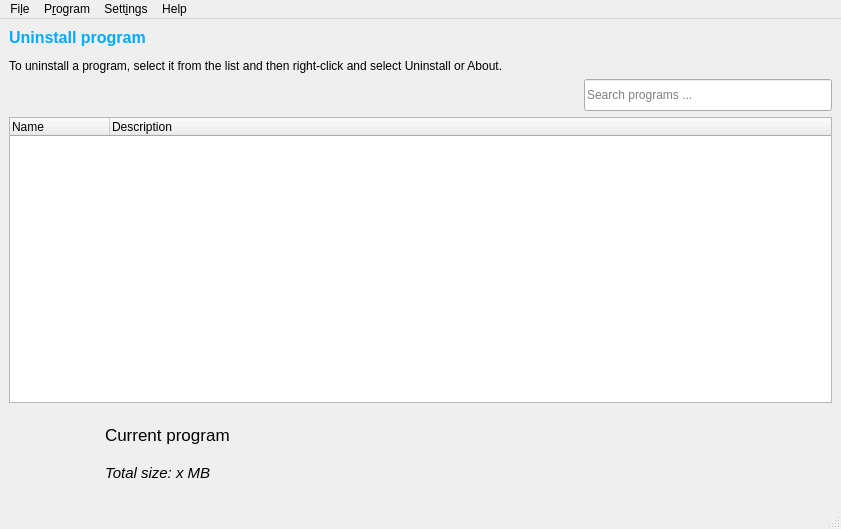
<?xml version="1.0" encoding="UTF-8"?>
<ui version="4.0">
 <class>MainWindow</class>
 <widget class="QMainWindow" name="MainWindow">
  <property name="geometry">
   <rect>
    <x>0</x>
    <y>0</y>
    <width>841</width>
    <height>529</height>
   </rect>
  </property>
  <property name="windowTitle">
   <string>Kuninstaller</string>
  </property>
  <property name="windowIcon">
   <iconset>
    <normaloff>icons/logo.png</normaloff>icons/logo.png</iconset>
  </property>
  <property name="locale">
   <locale language="English" country="UnitedStates"/>
  </property>
  <widget class="QWidget" name="centralwidget">
   <layout class="QGridLayout" name="gridLayout_2">
    <item row="0" column="0" colspan="2">
     <widget class="QLabel" name="label">
      <property name="locale">
       <locale language="English" country="UnitedStates"/>
      </property>
      <property name="text">
       <string>&lt;html&gt;&lt;head/&gt;&lt;body&gt;&lt;p&gt;&lt;span style=&quot; font-size:12pt; font-weight:600; color:#00aaff;&quot;&gt;Uninstall program&lt;/span&gt;&lt;/p&gt;&lt;p&gt;To uninstall a program, select it from the list and then right-click and select Uninstall or About.&lt;/p&gt;&lt;/body&gt;&lt;/html&gt;</string>
      </property>
     </widget>
    </item>
    <item row="2" column="1">
     <spacer name="horizontalSpacer">
      <property name="locale">
       <locale language="English" country="UnitedStates"/>
      </property>
      <property name="orientation">
       <enum>Qt::Horizontal</enum>
      </property>
      <property name="sizeHint" stdset="0">
       <size>
        <width>563</width>
        <height>20</height>
       </size>
      </property>
     </spacer>
    </item>
    <item row="4" column="0" colspan="3">
     <widget class="QWidget" name="widget" native="true">
      <property name="locale">
       <locale language="English" country="UnitedStates"/>
      </property>
      <layout class="QGridLayout" name="gridLayout">
       <item row="0" column="0" rowspan="2">
        <widget class="QLabel" name="label_2">
         <property name="minimumSize">
          <size>
           <width>81</width>
           <height>71</height>
          </size>
         </property>
         <property name="maximumSize">
          <size>
           <width>81</width>
           <height>71</height>
          </size>
         </property>
         <property name="locale">
          <locale language="English" country="UnitedStates"/>
         </property>
         <property name="text">
          <string/>
         </property>
        </widget>
       </item>
       <item row="0" column="1">
        <widget class="QLabel" name="label_3">
         <property name="font">
          <font>
           <pointsize>13</pointsize>
          </font>
         </property>
         <property name="locale">
          <locale language="English" country="UnitedStates"/>
         </property>
         <property name="text">
          <string>Current program</string>
         </property>
        </widget>
       </item>
       <item row="1" column="1">
        <widget class="QLabel" name="label_4">
         <property name="font">
          <font>
           <pointsize>11</pointsize>
           <italic>true</italic>
           <underline>false</underline>
           <strikeout>false</strikeout>
          </font>
         </property>
         <property name="locale">
          <locale language="English" country="UnitedStates"/>
         </property>
         <property name="text">
          <string>Total size: x MB</string>
         </property>
        </widget>
       </item>
      </layout>
     </widget>
    </item>
    <item row="3" column="0" colspan="3">
     <widget class="QTreeWidget" name="treeWidget">
      <property name="locale">
       <locale language="English" country="UnitedStates"/>
      </property>
      <property name="iconSize">
       <size>
        <width>20</width>
        <height>20</height>
       </size>
      </property>
      <column>
       <property name="text">
        <string>Name</string>
       </property>
      </column>
      <column>
       <property name="text">
        <string>Description</string>
       </property>
      </column>
     </widget>
    </item>
    <item row="1" column="2" rowspan="2">
     <widget class="QLineEdit" name="lineEdit">
      <property name="minimumSize">
       <size>
        <width>150</width>
        <height>32</height>
       </size>
      </property>
      <property name="maximumSize">
       <size>
        <width>251</width>
        <height>32</height>
       </size>
      </property>
      <property name="locale">
       <locale language="English" country="UnitedStates"/>
      </property>
      <property name="placeholderText">
       <string>Search programs ...</string>
      </property>
      <property name="clearButtonEnabled">
       <bool>true</bool>
      </property>
     </widget>
    </item>
   </layout>
  </widget>
  <widget class="QStatusBar" name="statusbar"/>
  <widget class="QMenuBar" name="menubar">
   <property name="geometry">
    <rect>
     <x>0</x>
     <y>0</y>
     <width>841</width>
     <height>29</height>
    </rect>
   </property>
   <widget class="QMenu" name="menuFile">
    <property name="title">
     <string>Fi&amp;le</string>
    </property>
    <addaction name="actionQuit"/>
    <addaction name="separator"/>
    <addaction name="actionExit"/>
   </widget>
   <widget class="QMenu" name="menuSettings">
    <property name="title">
     <string>Sett&amp;ings</string>
    </property>
    <addaction name="actionKuninstaller_settings"/>
   </widget>
   <widget class="QMenu" name="menuHelp">
    <property name="title">
     <string>Help</string>
    </property>
    <addaction name="actionAbout_Kuninstaller"/>
    <addaction name="actionAbout_KDE"/>
   </widget>
   <widget class="QMenu" name="menuProgram">
    <property name="title">
     <string>P&amp;rogram</string>
    </property>
    <addaction name="actionUninstall"/>
    <addaction name="actionAbout"/>
   </widget>
   <addaction name="menuFile"/>
   <addaction name="menuProgram"/>
   <addaction name="menuSettings"/>
   <addaction name="menuHelp"/>
  </widget>
  <action name="actionQuit">
   <property name="icon">
    <iconset theme="view-refresh">
     <normaloff>../../.designer/backup</normaloff>../../.designer/backup</iconset>
   </property>
   <property name="text">
    <string>&amp;Refresh</string>
   </property>
  </action>
  <action name="actionExit">
   <property name="icon">
    <iconset theme="application-exit">
     <normaloff>../../.designer/backup</normaloff>../../.designer/backup</iconset>
   </property>
   <property name="text">
    <string>&amp;Exit</string>
   </property>
  </action>
  <action name="actionKuninstaller_settings">
   <property name="icon">
    <iconset theme="settings-configure">
     <normaloff>../../.designer/backup</normaloff>../../.designer/backup</iconset>
   </property>
   <property name="text">
    <string>&amp;Kuninstaller settings ...</string>
   </property>
  </action>
  <action name="actionAbout_Kuninstaller">
   <property name="icon">
    <iconset theme="help-about">
     <normaloff>.</normaloff>.</iconset>
   </property>
   <property name="text">
    <string>&amp;About Kuninstaller</string>
   </property>
  </action>
  <action name="actionAbout_KDE">
   <property name="icon">
    <iconset theme="kde">
     <normaloff>../../.designer/backup</normaloff>../../.designer/backup</iconset>
   </property>
   <property name="text">
    <string>About &amp;KDE</string>
   </property>
  </action>
  <action name="actionUninstall">
   <property name="icon">
    <iconset theme="package-remove">
     <normaloff>../../.designer/backup</normaloff>../../.designer/backup</iconset>
   </property>
   <property name="text">
    <string>&amp;Uninstall</string>
   </property>
  </action>
  <action name="actionAbout">
   <property name="icon">
    <iconset theme="help-about">
     <normaloff>.</normaloff>.</iconset>
   </property>
   <property name="text">
    <string>&amp;About this package</string>
   </property>
  </action>
 </widget>
 <resources/>
 <connections>
  <connection>
   <sender>actionExit</sender>
   <signal>triggered()</signal>
   <receiver>MainWindow</receiver>
   <slot>close()</slot>
   <hints>
    <hint type="sourcelabel">
     <x>-1</x>
     <y>-1</y>
    </hint>
    <hint type="destinationlabel">
     <x>146</x>
     <y>66</y>
    </hint>
   </hints>
  </connection>
 </connections>
</ui>
